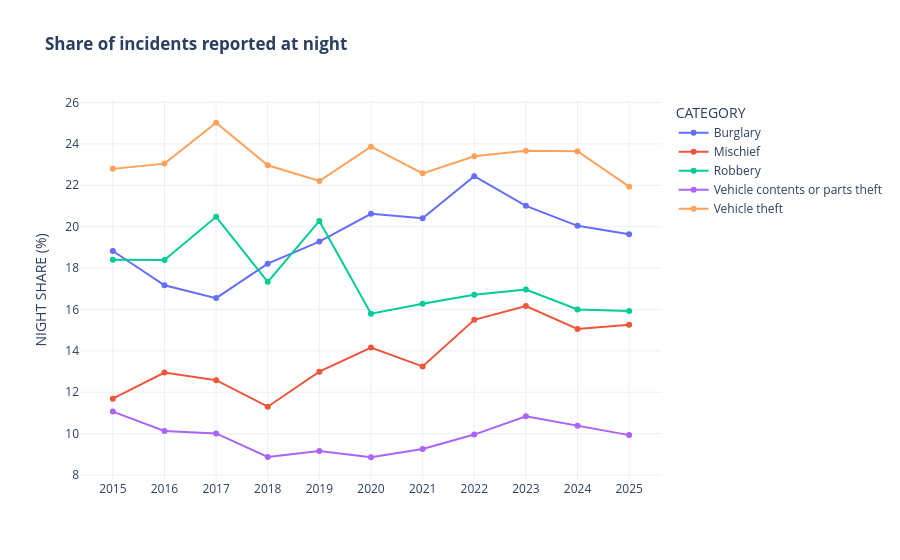

Notebook code cell kept with this figure:
### Markdown cell above
A more recent question is whether crime has moved toward the night. Here is the share of each crime type reported at night, by year.

### Code cell
night = (pd.crosstab([full["YEAR"], full["CATEGORY"]], full["TIME_OF_DAY"], normalize="index")["night"]
           .mul(100).rename("NIGHT SHARE (%)").reset_index())
night = night[night["CATEGORY"].isin(MAIN_CATEGORIES)]

fig = px.line(night, x="YEAR", y="NIGHT SHARE (%)", color="CATEGORY", markers=True,
              title="<b>Share of incidents reported at night</b>")
fig.update_xaxes(dtick=1, title=None)
fig.show()

### Figure 1 — Plotly figure (JSON) as saved in the notebook; plotly's stock layout.template omitted (floating-point values rounded to 4 significant figures)
{"data": [{"hovertemplate": "CATEGORY=Burglary<br>YEAR=%{x}<br>NIGHT SHARE (%)=%{y}<extra></extra>", "legendgroup": "Burglary", "line": {"color": "#636efa", "dash": "solid"}, "marker": {"symbol": "circle"}, "mode": "lines+markers", "name": "Burglary", "orientation": "v", "showlegend": true, "type": "scatter", "x": [2015, 2016, 2017, 2018, 2019, 2020, 2021, 2022, 2023, 2024, 2025], "xaxis": "x", "y": [18.82, 17.17, 16.55, 18.21, 19.28, 20.62, 20.41, 22.44, 21.01, 20.04, 19.64], "yaxis": "y"}, {"hovertemplate": "CATEGORY=Mischief<br>YEAR=%{x}<br>NIGHT SHARE (%)=%{y}<extra></extra>", "legendgroup": "Mischief", "line": {"color": "#EF553B", "dash": "solid"}, "marker": {"symbol": "circle"}, "mode": "lines+markers", "name": "Mischief", "orientation": "v", "showlegend": true, "type": "scatter", "x": [2015, 2016, 2017, 2018, 2019, 2020, 2021, 2022, 2023, 2024, 2025], "xaxis": "x", "y": [11.69, 12.95, 12.59, 11.3, 13.0, 14.16, 13.25, 15.5, 16.16, 15.06, 15.26], "yaxis": "y"}, {"hovertemplate": "CATEGORY=Robbery<br>YEAR=%{x}<br>NIGHT SHARE (%)=%{y}<extra></extra>", "legendgroup": "Robbery", "line": {"color": "#00cc96", "dash": "solid"}, "marker": {"symbol": "circle"}, "mode": "lines+markers", "name": "Robbery", "orientation": "v", "showlegend": true, "type": "scatter", "x": [2015, 2016, 2017, 2018, 2019, 2020, 2021, 2022, 2023, 2024, 2025], "xaxis": "x", "y": [18.41, 18.39, 20.48, 17.34, 20.28, 15.8, 16.28, 16.72, 16.97, 16.0, 15.92], "yaxis": "y"}, {"hovertemplate": "CATEGORY=Vehicle contents or parts theft<br>YEAR=%{x}<br>NIGHT SHARE (%)=%{y}<extra></extra>", "legendgroup": "Vehicle contents or parts theft", "line": {"color": "#ab63fa", "dash": "solid"}, "marker": {"symbol": "circle"}, "mode": "lines+markers", "name": "Vehicle contents or parts theft", "orientation": "v", "showlegend": true, "type": "scatter", "x": [2015, 2016, 2017, 2018, 2019, 2020, 2021, 2022, 2023, 2024, 2025], "xaxis": "x", "y": [11.07, 10.13, 10.01, 8.874, 9.167, 8.861, 9.256, 9.956, 10.84, 10.38, 9.931], "yaxis": "y"}, {"hovertemplate": "CATEGORY=Vehicle theft<br>YEAR=%{x}<br>NIGHT SHARE (%)=%{y}<extra></extra>", "legendgroup": "Vehicle theft", "line": {"color": "#FFA15A", "dash": "solid"}, "marker": {"symbol": "circle"}, "mode": "lines+markers", "name": "Vehicle theft", "orientation": "v", "showlegend": true, "type": "scatter", "x": [2015, 2016, 2017, 2018, 2019, 2020, 2021, 2022, 2023, 2024, 2025], "xaxis": "x", "y": [22.79, 23.05, 25.02, 22.96, 22.21, 23.86, 22.58, 23.4, 23.66, 23.65, 21.93], "yaxis": "y"}], "layout": {"legend": {"title": {"text": "CATEGORY"}, "tracegroupgap": 0}, "title": {"text": "<b>Share of incidents reported at night</b>"}, "xaxis": {"anchor": "y", "domain": [0, 1], "dtick": 1, "title": {}}, "yaxis": {"anchor": "x", "domain": [0, 1], "title": {"text": "NIGHT SHARE (%)"}}}}
